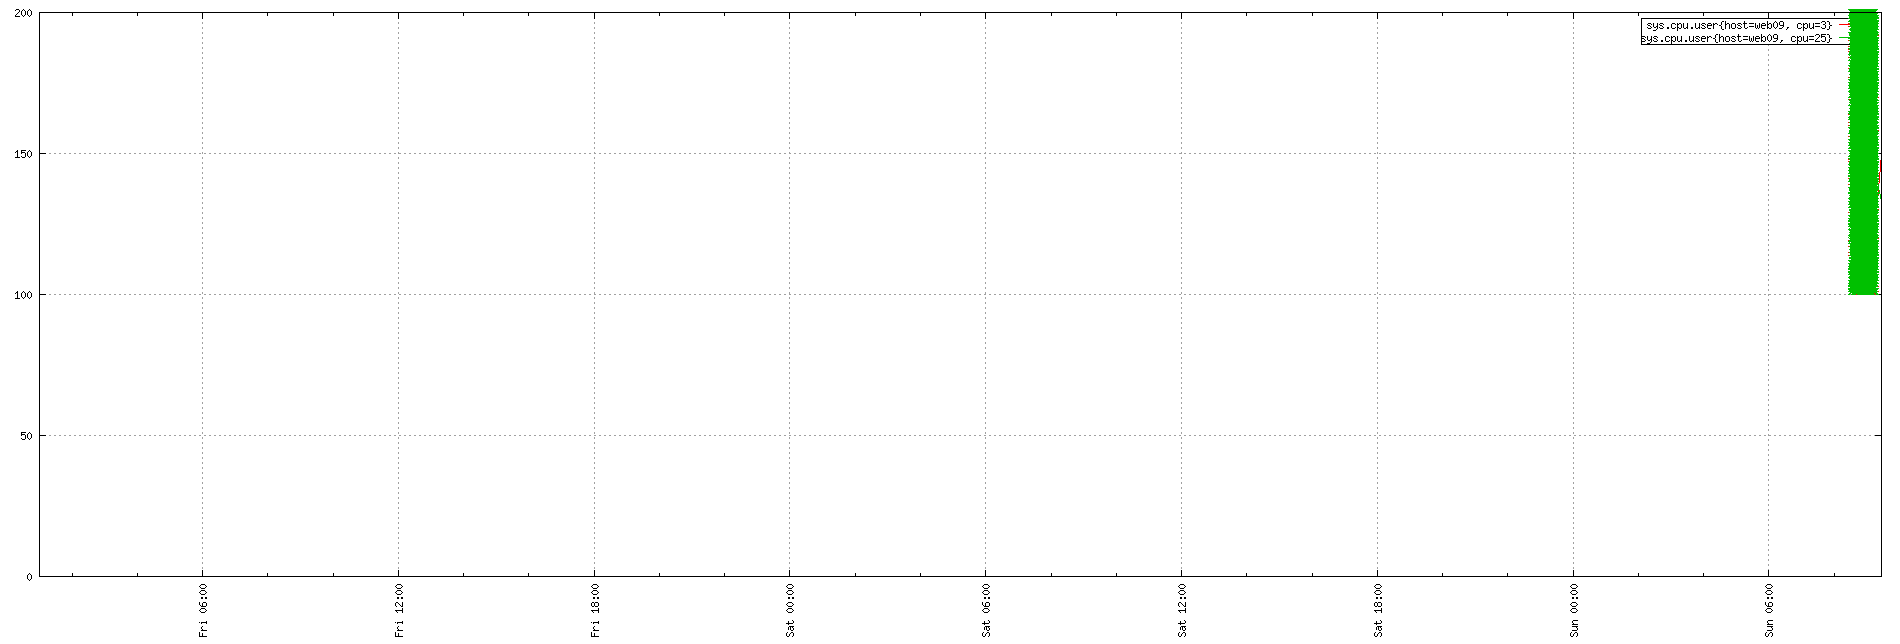

This chart was generated by the following gnuplot code:
set term png small size 1900,644
set xdata time
set timefmt "%s"
if (GPVAL_VERSION < 4.6) set xtics rotate; else set xtics rotate right
set output "${TMPDIR-'tmp'}/tsd/a7e354b1.png"
set xrange ["1673571600":"1673774827"]
set format x "%a %H:%M"
set grid
set style data linespoint
set key right box
set yrange [0:]
plot  "${TMPDIR-'tmp'}/tsd/a7e354b1_0.dat" using 1:2 title "sys.cpu.user{host=web09, cpu=3}", \
 "${TMPDIR-'tmp'}/tsd/a7e354b1_1.dat" using 1:2 title "sys.cpu.user{host=web09, cpu=25}"
